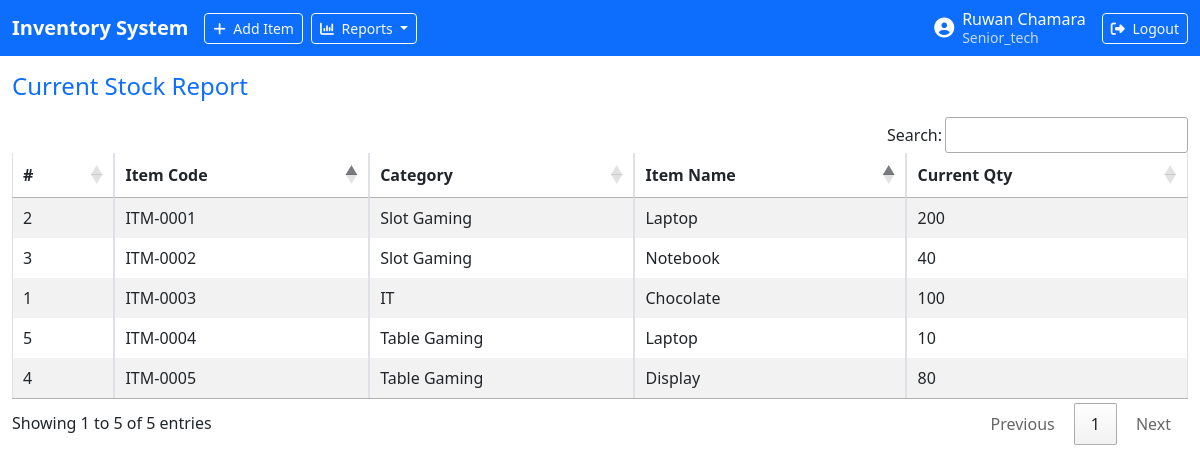
The page /reports/current_stock_report.php (signed in) on the database its author committed.
### tables this page shows
CREATE TABLE `items` (
  `id` int(11) NOT NULL,
  `item_code` varchar(20) NOT NULL,
  `item_name` varchar(100) NOT NULL,
  `description` text DEFAULT NULL,
  `quantity` int(11) DEFAULT 0,
  `min_quantity` int(11) DEFAULT 10,
  `category_id` int(11) DEFAULT NULL,
  `created_at` timestamp NULL DEFAULT current_timestamp()
);

CREATE TABLE `categories` (
  `id` int(11) NOT NULL,
  `category_name` varchar(100) NOT NULL
);

### config/Db.php (called while the page is built, shortened)
<?php
class Db {
    protected static $connection;
    public function connect() {
        if(!isset(self::$connection)) {
            $config = parse_ini_file('config.ini');
            self::$connection = new mysqli($config['servername'],$config['username'],$config['password'],$config['dbname']);
        }
        return self::$connection;
    }
    public function query($query) {
        $connection = $this -> connect();
        $result = $connection -> query($query);
        return $result;
    }
    public function select($query) {
        $rows = array();
        $result = $this -> query($query);
        while ($row = $result -> fetch_assoc()) {
            $rows[] = $row;
        }
        return $rows;
    }
}
?>

### reports/current_stock_report.php (the view, shortened to what this page needs)
<?php
$db = new Db();
$data = $db->select("
    SELECT i.item_code, i.item_name, i.quantity, c.category_name
    FROM items i
    LEFT JOIN categories c ON c.id=i.category_id
    ORDER BY c.category_name, i.item_name
");
?>
<!DOCTYPE html>
<html lang="en">
<head>
<link href="https://cdn.jsdelivr.net/npm/bootstrap@5.3.0/dist/css/bootstrap.min.css" rel="stylesheet">
<link rel="stylesheet" href="https://cdn.datatables.net/1.13.6/css/jquery.dataTables.min.css">
<link rel="stylesheet" href="https://cdn.datatables.net/buttons/2.4.1/css/buttons.dataTables.min.css">
<link rel="stylesheet" href="https://cdnjs.cloudflare.com/ajax/libs/font-awesome/6.5.1/css/all.min.css">
</head>
<body>
<?php include '../header.php';?>
<div class="container-fluid py-5">
  <h4 class="mb-3 text-primary">Current Stock Report</h4>
  <div class="table-responsive">
    <table id="stockTable" class="table table-bordered table-striped table-sm">
      <thead>
        <tr>
          <th>#</th>
          <th>Item Code</th>
          <th>Category</th>
          <th>Item Name</th>
          <th>Current Qty</th>
        </tr>
      </thead>
      <tbody>
        <?php $i=1; foreach($data as $d): ?>
        <tr>
          <td><?= $i ?></td>
          <td><?= htmlspecialchars($d['item_code']) ?></td>
          <td><?= htmlspecialchars($d['category_name']) ?></td>
          <td><?= htmlspecialchars($d['item_name']) ?></td>
          <td><?= $d['quantity'] ?></td>
        </tr>
        <?php $i++; endforeach; ?>
      </tbody>
    </table>
  </div>
</div>
</body>
</html>

### rows shown on the page
items: item_code "ITM-0003", category.category_name "IT", item_name "Chocolate", quantity "100"
items: item_code "ITM-0001", category.category_name "Slot Gaming", item_name "Laptop", quantity "200"
items: item_code "ITM-0002", category.category_name "Slot Gaming", item_name "Notebook", quantity "40"
items: item_code "ITM-0005", category.category_name "Table Gaming", item_name "Display", quantity "80"
items: item_code "ITM-0004", category.category_name "Table Gaming", item_name "Laptop", quantity "10"

### other values the page prints
$_SESSION['person_name'] "Ruwan Chamara"
$_SESSION['role'] "Senior_tech"
